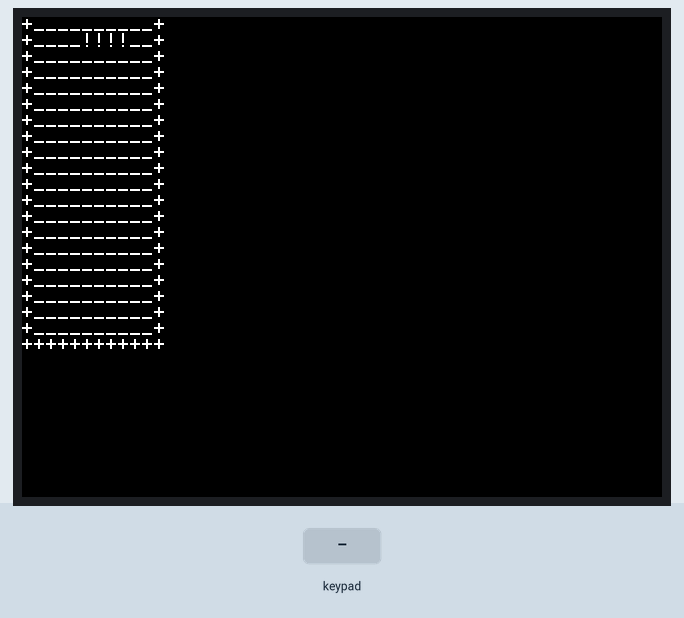
The sketch below on a simulated ESP32. On the bench: 320×240 colour display. Inputs (shaded band) come from the test bench. Random numbers use the default seed unless the sketch sets one.

Above: at 1.3 s.
1.4 s: key 'A' pressed
4.4 s: key 'B' pressed
6.1 s: key 'C' pressed
7.8 s: key 'C' pressed
At 52.5 s:
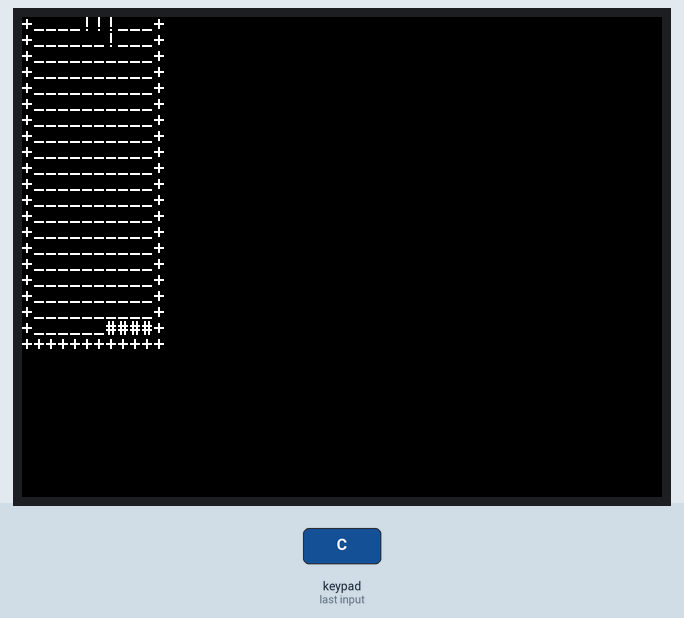
Timing chart, 0 to 54.0 s (numbered marks = the images above; inputs shaded):
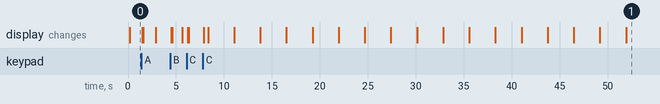

The sketch:

tetris.ino
```cpp
#include "tetris.hpp"

//ミリ秒からナノ秒に変換する関数
long milisec_to_nanosec(double milisec) {
  return 1000000 * milisec;
}


// フィールド外にもテトリミノを描画する関数
void printTetrimino(int tetrimino[4][2], int x, int y) {
  for (int i = 0; i < 4; i++) {
    for (int j = 0; j < 4; j++) {
      M5.Lcd.drawString(" ", x + j, y + i);
    }
  }

  for (int th = 0; th < 4; th++) {
    int x_ = tetrimino[th][0];
    int y_ = tetrimino[th][1];
    M5.Lcd.drawString("#", x + x_, y + y_);
  }
}

void draw() {
  put_tetrimino(tetriminos(opTet.kind, opTet.rotation_id)->tet, opTet.x, opTet.y);
  // printTetrimino(tetriminos(nextOpTet.kind, 0)->tet, 15, 2);
  print_field();
  clear_operated_tetrimino();
}

// 毎秒60フレームで実行
double frame_freq = (1.0 / 80.0) * 1000;
int frame_count = 0;

void setup() {
  // put your setup code here, to run once:
  M5.begin();
  M5.Lcd.setTextSize(1);
  nextOpTet.kind = kinds[rand() % 7];
  nextOpTet.rotation_id = 0;

  // initscr();
  // keypad(stdscr, true);
  // timeout(0);
  init_field();

  reset_operated_tetrimino();
}

void loop() {
  M5.update();
  // put your main code here, to run repeatedly:
  // 60フレームごとに落下処理
  if (frame_count % 60 == 0) {
    fall_proc();
    frame_count = 0;
  }
  draw();

  if (M5.BtnA.isPressed()) {
    left_proc();
  } else if (M5.BtnC.isPressed()) {
    right_proc();
  } else if (M5.BtnB.isPressed()) {
    if (opTet.rotation_id < 3) {
      opTet.rotation_id++;
      if (!setable_operated_tet(opTet)) {
        opTet.rotation_id--;
      }
    } else {
      opTet.rotation_id = 0;
      if (!setable_operated_tet(opTet)) {
        opTet.rotation_id = 3;
      }
    }
  }

  frame_count++;
  delay(frame_freq);
}
```

tetris.cpp
```cpp
#include "tetris.hpp"

TetriminoKind kinds[7] = {
        Tet_I,
        Tet_O,
        Tet_S,
        Tet_Z,
        Tet_J,
        Tet_L,
        Tet_T
};

BlockKind field[HEIGHT][WIDTH] = {};
BlockKind prevField[HEIGHT][WIDTH] = {};

struct OperateTet opTet;
struct OperateTet nextOpTet;

int i_tet[4][4][2] = {
        {{0, 0},
         {1, 0},
         {2, 0},
         {3, 0}},
        {{0, 0},
         {0, 1},
         {0, 2},
         {0, 3}},
        {{0, 0},
         {1, 0},
         {2, 0},
         {3, 0}},
        {{0, 0},
         {0, 1},
         {0, 2},
         {0, 3}},
};

int o_tet[4][4][2] = {
        {{0, 0},
         {1, 0},
         {0, 1},
         {1, 1}},
        {{0, 0},
         {1, 0},
         {0, 1},
         {1, 1}},
        {{0, 0},
         {1, 0},
         {0, 1},
         {1, 1}},
        {{0, 0},
         {1, 0},
         {0, 1},
         {1, 1}}
};

int s_tet[4][4][2] = {
        {{1, 0},
         {2, 0},
         {0, 1},
         {1, 1}},
        {{0, 0},
         {0, 1},
         {1, 1},
         {1, 2}},
        {{1, 0},
         {2, 0},
         {0, 1},
         {1, 1}},
        {{0, 0},
         {0, 1},
         {1, 1},
         {1, 2}}
};

int z_tet[4][4][2] = {
        {{0, 0},
         {1, 0},
         {1, 1},
         {2, 1}},
        {{1, 0},
         {0, 1},
         {1, 1},
         {0, 2}},
        {{0, 0},
         {1, 0},
         {1, 1},
         {2, 1}},
        {{1, 0},
         {0, 1},
         {1, 1},
         {0, 2}}
};

int j_tet[4][4][2] = {
        {{0, 0},
         {1, 0},
         {2, 0},
         {2, 1}},
        {{1, 0},
         {1, 1},
         {1, 2},
         {0, 2}},
        {{0, 0},
         {0, 1},
         {1, 1},
         {2, 1}},
        {{0, 0},
         {1, 0},
         {0, 1},
         {0, 2}}
};

int l_tet[4][4][2] = {
        {{0, 0},
         {1, 0},
         {2, 0},
         {0, 1}},
        {{0, 0},
         {1, 0},
         {1, 1},
         {1, 2}},
        {{2, 0},
         {0, 1},
         {1, 1},
         {2, 1}},
        {{0, 0},
         {0, 1},
         {0, 2},
         {1, 2}}
};

int t_tet[4][4][2] = {
        {{0, 0},
         {1, 0},
         {2, 0},
         {1, 1}},
        {{1, 0},
         {0, 1},
         {1, 1},
         {1, 2}},
        {{1, 1},
         {0, 2},
         {1, 2},
         {2, 2}},
        {{2, 1},
         {1, 0},
         {1, 1},
         {1, 2}}
};


struct Tetrimino *tetriminos(TetriminoKind kind, int rotation_id) {
        struct Tetrimino *tetrimino = (struct Tetrimino *)calloc(1, sizeof(struct Tetrimino));

        switch(kind) {
                case Tet_I:
                        memcpy(tetrimino->tet, i_tet[rotation_id], sizeof(tetrimino->tet));
                        return tetrimino;
                case Tet_O:
                        memcpy(tetrimino->tet, o_tet[rotation_id], sizeof(tetrimino->tet));
                        return tetrimino;
                case Tet_S:
                        memcpy(tetrimino->tet, s_tet[rotation_id], sizeof(tetrimino->tet));
                        return tetrimino;
                case Tet_Z:
                        memcpy(tetrimino->tet, z_tet[rotation_id], sizeof(tetrimino->tet));
                        return tetrimino;
                case Tet_J:
                        memcpy(tetrimino->tet, j_tet[rotation_id], sizeof(tetrimino->tet));
                        return tetrimino;
                case Tet_L:
                        memcpy(tetrimino->tet, l_tet[rotation_id], sizeof(tetrimino->tet));
                        return tetrimino;
                case Tet_T:
                        memcpy(tetrimino->tet, t_tet[rotation_id], sizeof(tetrimino->tet));
                        return tetrimino;
                default:
                        return tetrimino;
        }
}


void init_field() {
        for(int h = 0; h < HEIGHT; h++) {
                for(int w = 0; w < WIDTH; w++) {
                        if(w == 0 || w == WIDTH-1 || h == HEIGHT-1) {
                                field[h][w] = Wall;
                        } else {
                                field[h][w] = Space;
                        }
                }
        }
}

void put_tetrimino(int tetrimino[4][2], int x, int y) {
        for(int th=0; th < 4; th++) {
                int x_ = tetrimino[th][0];
                int y_ = tetrimino[th][1];
                field[y+y_][x+x_] = Operating;
        }
}


void print_field() {
        String text = "";
        M5.Lcd.setCursor(0, 0);
        for(int h = 0; h < HEIGHT; h++) {
                for(int w = 0; w < WIDTH; w++) {
                        if(field[h][w] == Block) {
                                text.concat("#");
                                // M5.Lcd.drawString("#", w*2, h*2, 2);
                        }
                        else if (field[h][w] == Operating) {
                                text.concat("!");
                                // M5.Lcd.drawString("!", w*2, h*2, 2);
                        } else if (field[h][w] == Wall) {
                                text.concat("+");
                                // M5.Lcd.drawString("+", w*2, h*2, 2);
                        } else {
                                text.concat("_");
                                // M5.Lcd.drawString("_", w*2, h*2, 2);
                        }
                }
                text.concat("\n");
        }
        M5.Lcd.print(text);
}

void clear_operated_tetrimino() {
        for(int h = 0; h < HEIGHT; h++) {
                for(int w = 0; w < WIDTH; w++) {
                        if(field[h][w] == Operating) {
                                field[h][w] = Space;
                        }
                }
        }
}


bool setable_operated_tet(struct OperateTet opTet) {
        struct Tetrimino *tetrimino = tetriminos(opTet.kind, opTet.rotation_id);
        int (*tet)[2] = tetrimino->tet;
        int x = opTet.x;
        int y = opTet.y;

        if((field[y+tet[0][1]][x+tet[0][0]] == Block) ||
           (field[y+tet[1][1]][x+tet[1][0]] == Block) ||
           (field[y+tet[2][1]][x+tet[2][0]] == Block) ||
           (field[y+tet[3][1]][x+tet[3][0]] == Block) ||
           (field[y+tet[0][1]][x+tet[0][0]] == Wall) ||
           (field[y+tet[1][1]][x+tet[1][0]] == Wall) ||
           (field[y+tet[2][1]][x+tet[2][0]] == Wall) ||
           (field[y+tet[3][1]][x+tet[3][0]] == Wall)

           ) {
                return false;
        }

        return true;
}


void change_to_block(struct OperateTet opTet) {
        struct Tetrimino *tetrimino = tetriminos(opTet.kind, opTet.rotation_id);
        int (*tet)[2] = tetrimino->tet;
        for(int th = 0; th < 4; th ++) {
                int x_ = tet[th][0];
                int y_ = tet[th][1];

                field[opTet.y+y_][opTet.x+x_] = Block;
        }
}

void move_all_block(int pivot, int step) {
        for(int h = HEIGHT; h > 0; h--) {
                for(int w = 0; w < WIDTH; w++) {
                        if(field[h][w] == Block && h < pivot) {
                                field[h][w] = Space;
                                field[h + step][w] = Block;
                        }
                }
        }
}

void delete_line(int line_num) {
        for(int w = 0; w < WIDTH; w++) {
                if(field[line_num][w] == Block) {
                        field[line_num][w] = Space;
                }
        }
}

bool is_full_line(int line_num) {
        int ret = 0;
        for(int w = 0; w < WIDTH; w++) {
                if(field[line_num][w] == Block)
                        ret++;
        }
        if(ret == 10) return true;
        return false;
}

void reset_game() {
        for(int h = 0; h < HEIGHT; h++) {
                for(int w = 0; w < WIDTH; w++) {
                        if(field[h][w] != Wall) {
                                field[h][w] = Space;
                        }
                }
        }
}


void reset_operated_tetrimino() {
        opTet.x = 5;
        opTet.y = 0;
        opTet.kind = nextOpTet.kind;
        opTet.rotation_id = 0;

        int nextOpKindIdx = rand()%7;
        nextOpTet.kind = kinds[nextOpKindIdx];

        struct timespec ts;
        ts.tv_sec = 1;
        ts.tv_nsec = 0;

        if(!setable_operated_tet(opTet)) {
                M5.Lcd.drawString("gameover!!", 40, 20);
                delay(1000);
                reset_game();
        }
}

// 左入力処理
void left_proc() {
        opTet.x--;
        if(!setable_operated_tet(opTet)) {
                opTet.x++;
        }
}

// 右入力処理
void right_proc() {
        opTet.x++;
        if(!setable_operated_tet(opTet)) {
                opTet.x--;
        }
}

void remove_line_proc() {
        for(int h = 0; h < HEIGHT; h++) {
                if(is_full_line(h)) {
                        delete_line(h);
                        move_all_block(h, 1);
                }
        }
}

// テトリミノの落下処理と床当たり判定処理
void fall_proc() {
        opTet.y ++;
        if(!setable_operated_tet(opTet)) {
                opTet.y--;
                change_to_block(opTet);
                remove_line_proc();
                reset_operated_tetrimino();
        }
}

// 上入力処理
void up_proc() {
        while(setable_operated_tet(opTet)) {
                opTet.y++;
        }
        opTet.y--;
        change_to_block(opTet);
        remove_line_proc();
        reset_operated_tetrimino();
}
```

tetris.hpp
```cpp
#pragma once
#include <stdio.h>
#include <cstring>
#include <stdlib.h>
#include <stdbool.h>
#include <M5Core2.h>
#define WIDTH 12
#define HEIGHT 21

enum TetriminoKind {
        Tet_I,
        Tet_O,
        Tet_S,
        Tet_Z,
        Tet_J,
        Tet_L,
        Tet_T
};


enum BlockKind {
        Space,
        Block,
        Operating,
        Wall
};


enum Direction {
        Up,
        Down,
        Left,
        Right
};

extern int i_tet[4][4][2];
extern int o_tet[4][4][2];
extern int s_tet[4][4][2];
extern int z_tet[4][4][2];
extern int j_tet[4][4][2];
extern int l_tet[4][4][2];
extern int t_tet[4][4][2];

extern TetriminoKind kinds[7];

extern BlockKind field[HEIGHT][WIDTH];
extern BlockKind prevField[HEIGHT][WIDTH];

extern struct OperateTet opTet;
extern struct OperateTet nextOpTet;

struct Tetrimino {
        int tet[4][2];
};

struct OperateTet {
        int x;
        int y;
        TetriminoKind kind;
        int rotation_id;
};

struct Tetrimino *tetriminos(TetriminoKind, int);


void init_field();

void put_tetrimino(int tetrimino[4][2], int x, int y);

void print_field();

void clear_operated_tetrimino();

bool setable_operated_tet(struct OperateTet);

void change_to_block(struct OperateTet);

void move_all_block(int, int);

void delete_line(int);

bool is_full_line(int);

void reset_game();

void reset_operated_tetrimino();

void left_proc();

void right_proc();

void fall_proc();

void up_proc();
```
